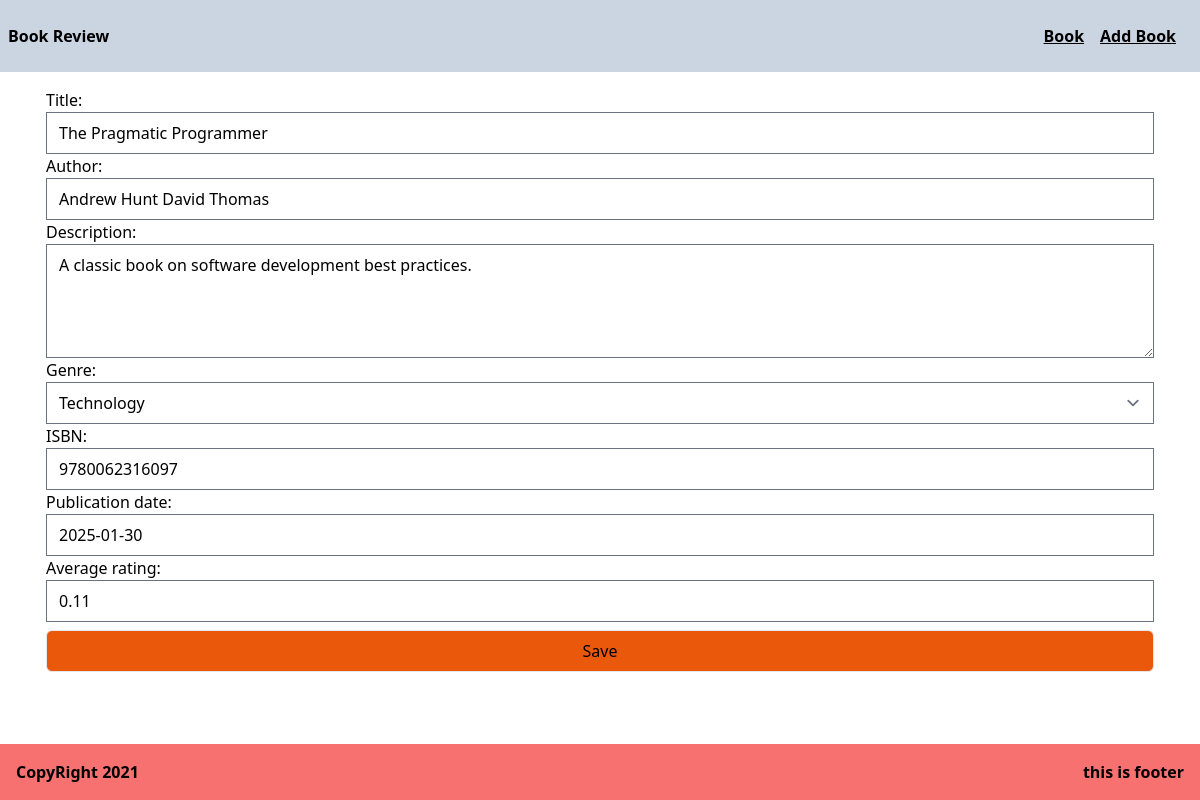
The page /book/2/edit/ on the database its author committed.
### book/models.py (models this page shows, shortened)
class Book(models.Model):
    GENRE_CHOICES = [
        ('friction','Friction'),
        ('non_friction','Non_firction'),
        ('science','Science'),
        ('technology','Technology'),
        ('history','History'),
        ('other','Other')
    ]
    title = models.CharField(max_length=200)
    author = models.CharField(max_length=200)
    description = models.TextField()
    genre = models.CharField(max_length = 20 , choices = GENRE_CHOICES)
    isbn = models.CharField('ISBN',max_length = 13 , unique = True)
    publication_date = models.DateField()
    average_rating = models.DecimalField(
        max_digits= 3,
        decimal_places =2 ,
        validators = [MinValueValidator(0),MaxValueValidator(5)],
        default = 0
    )
    created_at = models.DateTimeField(auto_now_add = True)
    updated_at = models.DateTimeField(auto_now = True)

### book/views.py (the view)
# urls.py: path('<int:pk>/edit/',views.book_update,name='book_update'),
def book_update(request,pk):
    book = Book.objects.get(pk = pk)
    if request.method == "POST":
        form = BookForm(request.POST , instance = book)
        if form.is_valid():
            form.save()
            messages.success(request,'Book updated Successfully!')
            return redirect('book_list')
    else:
        form = BookForm(instance = book)
    return render(request,'book/book_form.html',{'form':form})

### book/forms.py
class BookForm(forms.ModelForm):
    class Meta:
         model = Book
         fields = '__all__'
         widgets = {
              'title' : forms.TextInput(attrs ={
                   'class' : 'w-full',
                   'placeholder' : 'Enter book title'
              }),
              'author': forms.TextInput(attrs = {
                   'class':'w-full',
                   'placeholder' : 'Enter author name'
              }),
              'description': forms.Textarea(attrs = {
                   'class':'w-full',
                   'rows':4,
                   'placeholder': 'Enter book description'
              }),
              'genre': forms.Select(attrs={
                   'class':'w-full'
              }),
              'isbn': forms.TextInput(attrs={
                   'class':'w-full',
                   'placeholder':'Enter isbn'
              }),
              'publication_date' : forms.DateInput(attrs={
                   'class':'w-full',
                   'placeholder':'Enter publication date'
              })
         }

### book/templates/book/book_form.html (shortened to what this page needs)
{%extends 'book/base.html'%}
{% block content %}
<form
    action="{% if form.instance.pk %}{% url 'book_update' form.instance.pk %}{% else %}{% url 'book_create' %}{% endif %}"
    class='book-reg-form'
    method='POST'
>
    {{form.as_p}}
    <button type='submit' value='Submit' class='mt-2 p-2 border rounded-md bg-orange-600'>
        Save
    </button>
</form>
{% endblock %}

### book/static/books/book-form.css (style rules this page uses)
.book-reg-form { width:100%; display:flex; flex-direction:column; justify-content:center; padding-left:30px; padding-right:30px; }
p { display:flex; flex-direction : column; width:full; }

### rows shown on the page
Book: title "The Pragmatic Programmer", author "Andrew Hunt David Thomas", description "A classic book on software development best practices.", genre "Technology", isbn "9780062316097", publication_date "2025-01-30", average_rating "0.11"
